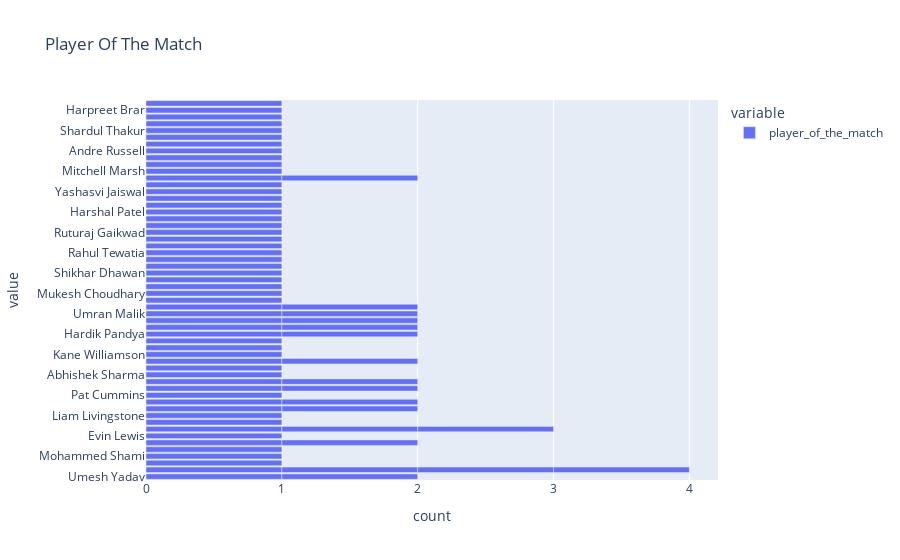

This figure's notebook cell:
### Markdown cell above
Statement 3:Player Of The Match

### Code cell
figure=px.bar(data,x=['player_of_the_match'],title="Player Of The Match")
figure.show()

### Figure 1 — Plotly figure (JSON) as saved in the notebook; plotly's stock layout.template omitted (floating-point values rounded to 4 significant figures)
{"data": [{"alignmentgroup": "True", "hovertemplate": "variable=player_of_the_match<br>count=%{x}<br>value=%{y}<extra></extra>", "legendgroup": "player_of_the_match", "marker": {"color": "#636efa", "pattern": {"shape": ""}}, "name": "player_of_the_match", "offsetgroup": "player_of_the_match", "orientation": "h", "showlegend": true, "textposition": "auto", "type": "bar", "x": [1, 1, 1, 1, 1, 1, 1, 1, 1, 1, 1, 1, 1, 1, 1, 1, 1, 1, 1, 1, 1, 1, 1, 1, 1, 1, 1, 1, 1, 1, 1, 1, 1, 1, 1, 1, 1, 1, 1, 1, 1, 1, 1, 1, 1, 1, 1, 1, 1, 1, 1, 1, 1, 1, 1, 1, 1, 1, 1, 1, 1, 1, 1, 1, 1, 1, 1, 1, 1, 1, 1, 1, 1, 1], "xaxis": "x", "y": ["Umesh Yadav", "Kuldeep Yadav", "Odean Smith", "Mohammed Shami", "Sanju Samson", "Wanindu Hasaranga", "Evin Lewis", "Umesh Yadav", "Jos Buttler", "Lockie Ferguson", "Liam Livingstone", "Avesh Khan", "Dinesh Karthik", "Pat Cummins", "Quinton de Kock", "Shubman Gill", "Abhishek Sharma", "Anuj Rawat", "Kuldeep Yadav", "Yuzvendra Chahal", "Kane Williamson", "Shivam Dube", "Mayank Agarwal", "Hardik Pandya", "Rahul Tripathi", "K L Rahul", "Dinesh Karthik", "Umran Malik", "David Miller", "Yuzvendra Chahal", "Faf du Plessis", "Kuldeep Yadav", "Mukesh Choudhary", "Jos Buttler", "Rashid Khan", "Marco Jansen", "K L Rahul", "Shikhar Dhawan", "Riyan Parag", "Umran Malik", "Kuldeep Yadav", "Krunal Pandya", "Rahul Tewatia", "Suruakumar Yadav", "Mohsin Khan", "Ruturaj Gaikwad", "Rinku Singh", "Kagiso Rabada", "Harshal Patel", "David Warner", "Tim David", "Yashasvi Jaiswal", "Avesh Khan", "Wanindu Hasaranga", "Devon Conway", "Jasprit Bumrah", "Shubman Gill", "Mitchell Marsh", "Daniel Sams", "Jonny Bairstow", "Andre Russell", "W. Saha", "Trent Boult", "Shardul Thakur", "Rahul Tripathi", "Quinton de Kock", "Virat Kohli", "R Aswin", "Jasprit Bumrah", "Harpreet Brar", "David Miller", "Rajat Patidar", "Jos Buttler", "Hardik Pandya"], "yaxis": "y"}], "layout": {"barmode": "relative", "legend": {"title": {"text": "variable"}, "tracegroupgap": 0}, "title": {"text": "Player Of The Match"}, "xaxis": {"anchor": "y", "domain": [0, 1], "title": {"text": "count"}}, "yaxis": {"anchor": "x", "domain": [0, 1], "title": {"text": "value"}}}}
